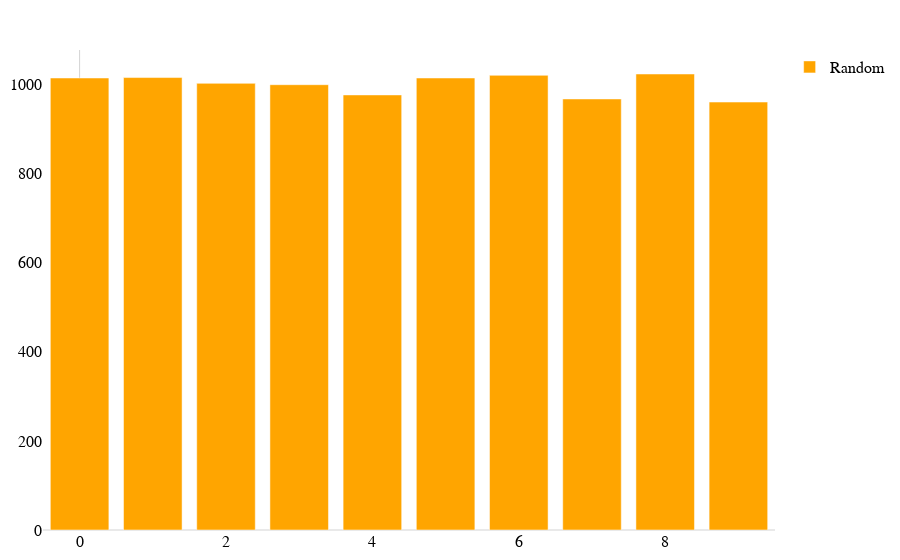

Source (notebook cell):
### Markdown cell above
By default, the legend is hidden. You can show it with arbitrary name of the histogram:

### Code cell
trace = pl.hist(data, bin_size=1, name="Random", show_legend=True)
pl.show(trace)

### Figure 1 — Plotly figure (JSON) as saved in the notebook; plotly's stock layout.template omitted (floating-point values rounded to 4 significant figures)
{"data": [{"name": "Random", "opacity": 1, "showlegend": true, "type": "bar", "x": [0, 1, 2, 3, 4, 5, 6, 7, 8, 9], "y": [1015, 1016, 1003, 1000, 977, 1015, 1021, 968, 1024, 961]}], "layout": {}}
